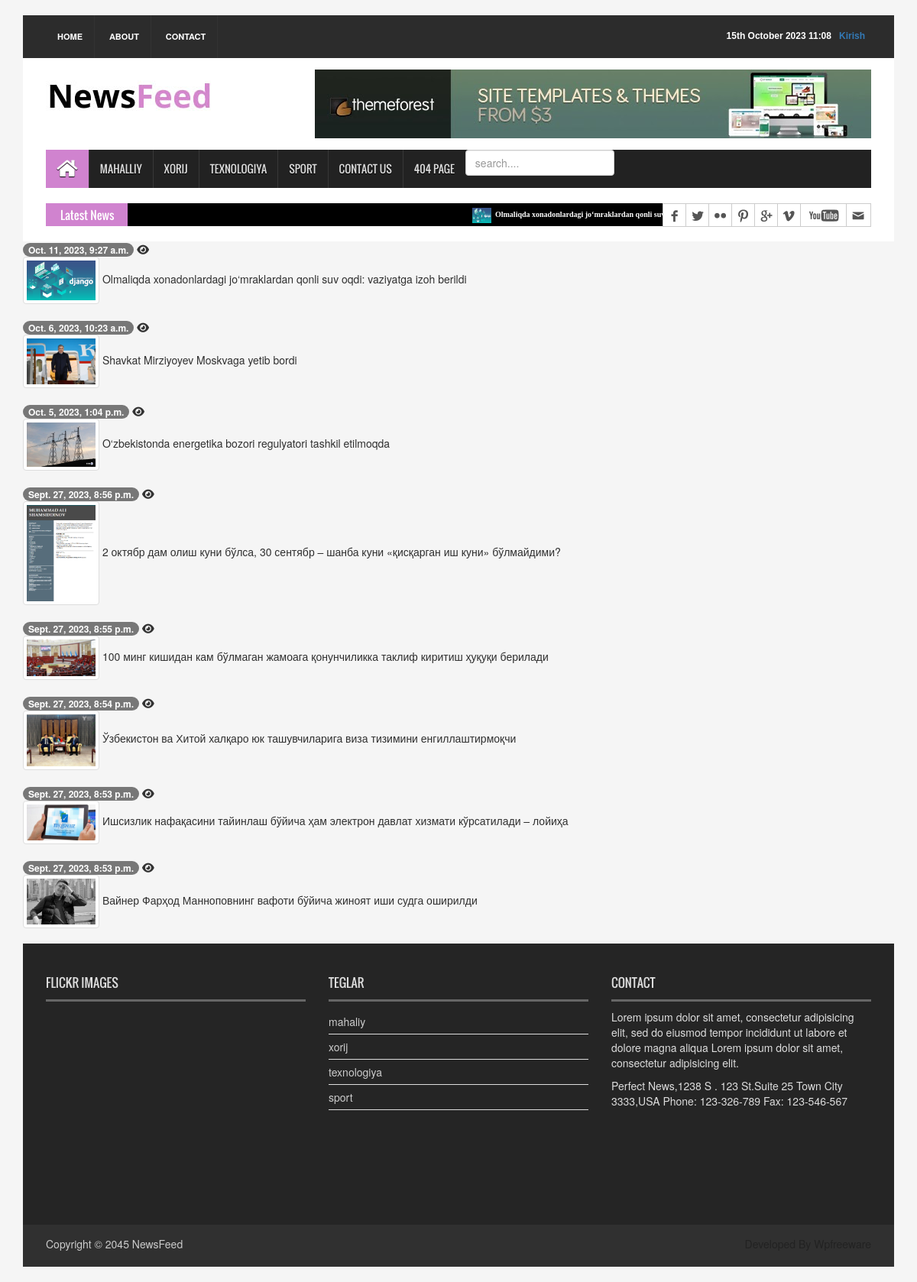
The app's page /local/ with its own data.
### news_app/models.py (models this page shows, shortened)
class News(models.Model):
  class Status(models.TextChoices):
    Draft = 'DF',"Draft"
    Publish = "PB","Publish"
  title = models.CharField(max_length=250)
  slug = models.SlugField(max_length=250)
  image = models.ImageField(upload_to='news/images')
  category = models.ForeignKey(Category,on_delete=models.CASCADE)
  body = models.TextField()
  published_time = models.DateTimeField(default=timezone.now)
  created_time = models.DateTimeField(auto_now_add=True)
  updated_time = models.DateTimeField(auto_now=True)
  status = models.CharField(max_length=2,choices=Status.choices,default=Status.Draft)
  object = models.Manager()
  publish = Publish()
  class Meta:
    ordering = ["-published_time"]
  def get_absolute_url(self):
    return reverse('news_detail',args=[self.slug])

class Category(models.Model):
  name = models.CharField(max_length=150)

### news_app/views.py (the view)
# urls.py: path('local/',localNewsView.as_view(),name="local_news_page"),
class localNewsView(ListView):
  model = News
  template_name = 'mahalliy.html'
  context_object_name = 'local_news'
  def get_queryset(self):
    news = self.model.publish.all().filter(category__name="mahaliy")
    return news

### news_app/context.py (called while the page is built)
def lastest_app(request):
    context = {
        'lastest_news':News.publish.all().order_by('-published_time')[:10],
        'category':Category.objects.all()
    }
    return context

### news_app/models.py (called while the page is built)
  def get_queryset(self):
    return super().get_queryset().filter(status=News.Status.Publish)

### templates/mahalliy.html (shortened to what this page needs)
{% extends 'base.html' %}
{% load hitcount_tags %}
{% block content %}
<div class="container mx-auto">
  <div class="row p-3 m-3">
    {% for local in local_news %}
    <div class="col-12 m-5 p-3" >
      <div class="card">
        <span class="badge badge-info">{{local.published_time}}</span>
                    <b>
                <i class="fa-solid fa-eye" aria-hidden="true"></i>{% get_hit_count for local %}
            </b>
      <a href="{{local.get_absolute_url}}">
        <div class="d-flex align-items-center">
          <img width="100" height="100" class="img-thumbnail" src="{{local.image.url}}" alt="">
          <span>{{local.title}}</span>
        </div>
      </a>
      </div>
    </div>
    <br>
    {% endfor %}
  </div>
</div>
{% endblock content %}

### templates/base.html (shortened to what this page needs)
{% load static %}
<!DOCTYPE html>
<html lang="en">
  <head>
  <link rel="stylesheet" href="https://cdnjs.cloudflare.com/ajax/libs/font-awesome/6.4.2/css/all.min.css"
 />
    <link rel="stylesheet" type="text/css" href="{% static '/css/bootstrap.min.css' %}">
    <link rel="stylesheet" type="text/css" href="{% static '/css/font-awesome.min.css' %}">
    <link rel="stylesheet" type="text/css" href="{% static '/css/animate.css' %}">
    <link rel="stylesheet" type="text/css" href="{% static '/css/font.css' %}">
    <link rel="stylesheet" type="text/css" href="{% static '/css/li-scroller.css' %}">
    <link rel="stylesheet" type="text/css" href="{% static '/css/slick.css' %}">
    <link rel="stylesheet" type="text/css" href="{% static '/css/jquery.fancybox.css' %}">
    <link rel="stylesheet" type="text/css" href="{% static '/css/theme.css' %}">
    <link rel="stylesheet" type="text/css" href="{% static '/css/style.css' %}">
    </head>
<body>
  <div class="container">
    <header id="header">
      <div class="row">
        <div class="col-lg-12 col-md-12 col-sm-12">
          <div class="header_top">
            <div class="header_top_left">
              <ul class="top_nav">
                <li><a href="{% url 'basic' %}">Home</a></li>
                <li><a href="#">About</a></li>
                <li><a href="{% url 'contact_page' %}">Contact</a></li>
              </ul>
            </div>
            <div class="header_top_right">
              <p>
                {% now 'jS F Y H:i' %} &nbsp;
                {% if user.is_authenticated == False %}
                <a href="{% url 'login' %}" class="text-primary">Kirish</a>
                {% else %}
                <a class="text-warning" href="{% url 'profile' %}" style="text-transform: capitalize;">Welcome, {{user.username}}</a>
                                        <a href="{% url 'logout' %}" style="color: lightgreen">Logout</a>
                {% endif %}
              </p>
            </div>
          </div>
        </div>
        <div class="col-lg-12 col-md-12 col-sm-12">
          <div class="header_bottom">
            <div class="logo_area"><a href="{% url 'basic' %}" class="logo"><img src="{% static 'images/logo.jpg' %}" alt=""></a></div>
            <div class="add_banner"><a href="#"><img src="{% static 'images/addbanner_728x90_V1.jpg' %}" alt=""></a></div>
          </div>
        </div>
      </div>
    </header>
    <section id="navArea">
      <nav class="navbar navbar-inverse" role="navigation">
        <div id="navbar" class="navbar-collapse collapse">
          <ul class="nav navbar-nav main_nav">
            <li class="active"><a href="{% url 'basic' %}"><span class="fa fa-home desktop-home"></span><span class="mobile-show">Home</span></a></li>
            <li><a href="{% url 'local_news_page' %}">Mahalliy</a></li>
            <li><a href="{% url 'xorij_news_page' %}">Xorij</a></li>
            <li><a href="{% url 'technology_news_page' %}">Texnologiya</a></li>
            <li><a href="{% url 'sport_news_page' %}">Sport</a></li>
            <li><a href="{% url 'contact_page' %}" >Contact Us</a></li>
            <li><a href="{% url '404_page' %}" >404 Page</a></li>
              <li>
                  <form action="{% url 'search_result' %}" method="get">
                      <input class="form-control mt-3" type="search" name="q"
                      placeholder="search...."
                      >
                  </form>
              </li>
          </ul>
        </div>
      </nav>
    </section>
    <section id="newsSection">
      <div class="row">
        <div class="col-lg-12 col-md-12">
          <div class="latest_newsarea"> <span>Latest News</span>
            <ul id="ticker01" class="news_sticker">
              {% for latest in lastest_news %}
              <li><a href="{{latest.get_absolute_url}}"><img src="{{latest.image.url}}" alt="">{{latest.title | truncatewords:5}}</a></li>
              {% endfor %}
             </ul>
            <div class="social_area">
              <ul class="social_nav">
                <li class="facebook"><a href="#"></a></li>
                <li class="twitter"><a href="#"></a></li>
                <li class="flickr"><a href="#"></a></li>
                <li class="pinterest"><a href="#"></a></li>
                <li class="googleplus"><a href="#"></a></li>
                <li class="vimeo"><a href="#"></a></li>
                <li class="youtube"><a href="#"></a></li>
                <li class="mail"><a href="#"></a></li>
              </ul>
            </div>
          </div>
        </div>
      </div>
    </section>
  {% block content %}
  {% endblock content %}
  <footer id="footer">
    <div class="footer_top">
      <div class="row">
        <div class="col-lg-4 col-md-4 col-sm-4">
          <div class="footer_widget wow fadeInLeftBig">
            <h2>Flickr Images</h2>
          </div>
        </div>
        <div class="col-lg-4 col-md-4 col-sm-4">
          <div class="footer_widget wow fadeInDown">
            <h2>Teglar</h2>
            <ul class="tag_nav">
              {% for category in category %}
              <li><a href="#">{{category.name}}</a></li>
              {% endfor %}
          </div>
        </div>
        <div class="col-lg-4 col-md-4 col-sm-4">
          <div class="footer_widget wow fadeInRightBig">
            <h2>Contact</h2>
            <p>Lorem ipsum dolor sit amet, consectetur adipisicing elit, sed do eiusmod tempor incididunt ut labore et dolore magna aliqua Lorem ipsum dolor sit amet, consectetur adipisicing elit.</p>
            <address>
            Perfect News,1238 S . 123 St.Suite 25 Town City 3333,USA Phone: 123-326-789 Fax: 123-546-567
            </address>
          </div>
        </div>
      </div>
    </div>
    <div class="footer_bottom">
      <p class="copyright">Copyright &copy; 2045 <a href="index.html">NewsFeed</a></p>
      <p class="developer">Developed By Wpfreeware</p>
    </div>
  </footer>
  </body>
  </html>

### static/css/li-scroller.css (style rules this page uses)
ul.newsticker { position:relative; left:750px; font:bold 10px Verdana; list-style-type:none; margin:0; padding:0 }
ul.newsticker li { float:left; margin:0; padding:0 }
ul.newsticker a { white-space:nowrap; padding:0; color:#fff; margin:0 50px 0 0 }
ul.newsticker a > img { height:20px; margin-right:5px; width:25px }

### static/css/theme.css (style rules this page uses)
.navbar-inverse .navbar-nav > .active > a, .navbar-inverse .navbar-nav > .active > a:hover, .navbar-inverse .navbar-nav > .active > a:focus { background-color:#d083cf }
.latest_newsarea span { background:none repeat scroll 0 0 #d083cf }

### records on screen
News: image (picture), title "Olmaliqda xonadonlardagi jo‘mraklardan qonli suv …", published_time "Oct. 11, 2023, 9:27 a.m.", title "Olmaliqda xonadonlardagi jo‘mraklardan qonli suv oqdi: vaziyatga izoh berildi"
News: published_time "Oct. 6, 2023, 10:23 a.m.", image (picture), title "Shavkat Mirziyoyev Moskvaga yetib bordi"
News: published_time "Oct. 5, 2023, 1:04 p.m.", image (picture), title "O‘zbekistonda energetika bozori regulyatori tashkil etilmoqda"
News: published_time "Sept. 27, 2023, 8:56 p.m.", image (picture), title "2 октябр дам олиш куни бўлса, 30 сентябр – шанба куни «қисқарган иш куни» бўлмайдими?"
News: published_time "Sept. 27, 2023, 8:55 p.m.", image (picture), title "100 минг кишидан кам бўлмаган жамоага қонунчиликка таклиф киритиш ҳуқуқи берилади"
News: published_time "Sept. 27, 2023, 8:54 p.m.", image (picture), title "Ўзбекистон ва Хитой халқаро юк ташувчиларига виза тизимини енгиллаштирмоқчи"
News: published_time "Sept. 27, 2023, 8:53 p.m.", image (picture), title "Ишсизлик нафақасини тайинлаш бўйича ҳам электрон давлат хизмати кўрсатилади – лойиҳа"
News: published_time "Sept. 27, 2023, 8:53 p.m.", image (picture), title "Вайнер Фарҳод Манноповнинг вафоти бўйича жиноят иши судга оширилди"
Category: name "mahaliy"
Category: name "xorij"
Category: name "texnologiya"
Category: name "sport"
